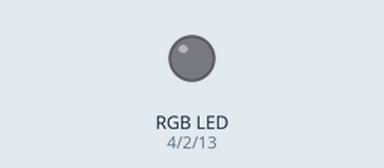
This program was run on a simulated ESP32. Shown: an RGB LED mixed from three pins (HIGH = lit). Dim RGB values are drawn brighter than linear.

Above: at 0.05 s.
At 1.25 s:
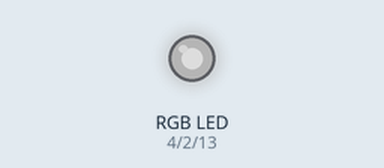
At 2.5 s:
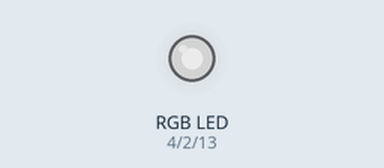
At 3.75 s:
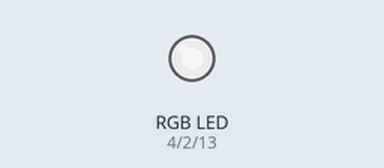
At 5.0 s:
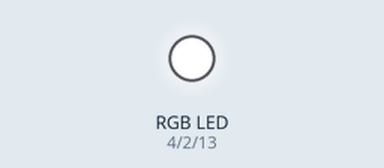
Timing chart, 0 to 6.5 s (numbered marks = the images above):
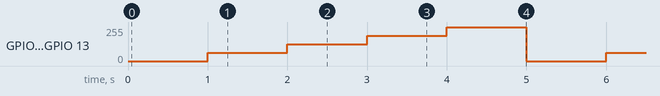

The program:

main.cpp
```cpp
// (licence header left out)
/* include headers */
#include <Arduino.h>

/* define led pin */
#define  GREEN_LED_PIN	2
#define  RED_LED_PIN	4
#define  BLUE_LED_PIN	13

/* set pwm frequency,channel and resolution */
#define PWM_FREQUENCY	5000

#define GREEN_PWM_CHANNEL	0
#define RED_PWM_CHANNEL		1
#define BLUE_PWM_CHANNEL	2

#define PWM_RESOLUTION	8

uint8_t ui8DutyCycle;

void setup(){

	/* configure PWM functionalities */
	ledcSetup(GREEN_PWM_CHANNEL,PWM_FREQUENCY,PWM_RESOLUTION);
	ledcSetup(RED_PWM_CHANNEL,PWM_FREQUENCY,PWM_RESOLUTION);
	ledcSetup(BLUE_PWM_CHANNEL,PWM_FREQUENCY,PWM_RESOLUTION);

	/* attach led pin to PWM */
	ledcAttachPin(GREEN_LED_PIN,GREEN_PWM_CHANNEL);
	ledcAttachPin(RED_LED_PIN,RED_PWM_CHANNEL);
	ledcAttachPin(BLUE_LED_PIN,BLUE_PWM_CHANNEL);
}

void loop(){
	ui8DutyCycle = map(0,0,100,0,255);
	ledcWrite(GREEN_PWM_CHANNEL,ui8DutyCycle);
	ledcWrite(RED_PWM_CHANNEL,ui8DutyCycle);
	ledcWrite(BLUE_PWM_CHANNEL,ui8DutyCycle);
	delay(1000);

	ui8DutyCycle = map(25,0,100,0,255);
	ledcWrite(GREEN_PWM_CHANNEL,ui8DutyCycle);
	ledcWrite(RED_PWM_CHANNEL,ui8DutyCycle);
	ledcWrite(BLUE_PWM_CHANNEL,ui8DutyCycle);
	delay(1000);

	ui8DutyCycle = map(50,0,100,0,255);
	ledcWrite(GREEN_PWM_CHANNEL,ui8DutyCycle);
	ledcWrite(RED_PWM_CHANNEL,ui8DutyCycle);
	ledcWrite(BLUE_PWM_CHANNEL,ui8DutyCycle);
	delay(1000);

	ui8DutyCycle = map(75,0,100,0,255);
	ledcWrite(GREEN_PWM_CHANNEL,ui8DutyCycle);
	ledcWrite(RED_PWM_CHANNEL,ui8DutyCycle);
	ledcWrite(BLUE_PWM_CHANNEL,ui8DutyCycle);
	delay(1000);

	ui8DutyCycle = map(100,0,100,0,255);
	ledcWrite(GREEN_PWM_CHANNEL,ui8DutyCycle);
	ledcWrite(RED_PWM_CHANNEL,ui8DutyCycle);
	ledcWrite(BLUE_PWM_CHANNEL,ui8DutyCycle);
	delay(1000);
}
```

Measured:
- by itself, GPIO 2 (GREEN_LED_PIN), GPIO 4 (RED_LED_PIN), GPIO 13 (BLUE_LED_PIN): repeats every 5.0 s: 127/255 1.0 s, 190/255 1.0 s, 255/255 1.0 s, 0/255 1.0 s, 63/255 1.0 s
